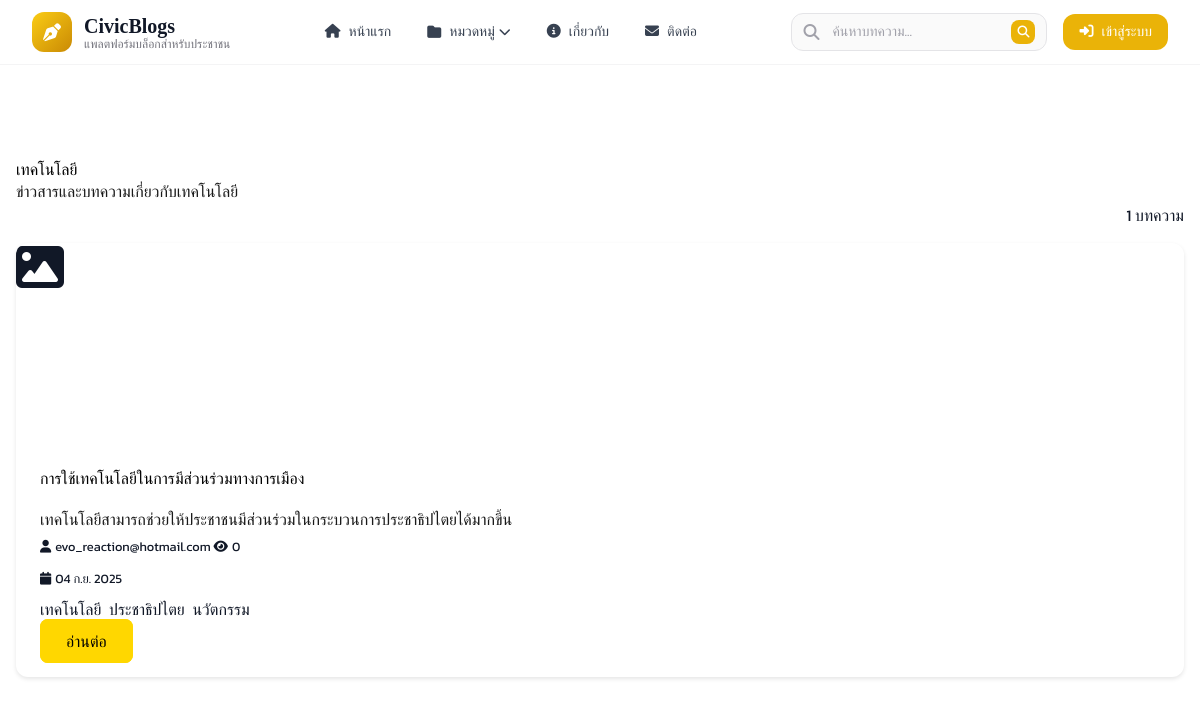
The page /category/technology/ on the database its author committed.
### blog/models.py (models this page shows, shortened)
class Category(models.Model):
    name = models.CharField(max_length=100, unique=True)
    slug = models.SlugField(max_length=100, unique=True, blank=True)
    description = models.TextField(blank=True)
    created_at = models.DateTimeField(auto_now_add=True)
    class Meta:
        verbose_name_plural = 'Categories'
        ordering = ['name']

class Post(models.Model):
    STATUS_CHOICES = (
        ('draft', 'Draft'),
        ('published', 'Published'),
        ('archived', 'Archived'),
    )
    title = models.CharField(max_length=200)
    slug = models.SlugField(max_length=200, unique=True, blank=True)
    author = models.ForeignKey(User, on_delete=models.CASCADE, related_name='blog_posts')
    category = models.ForeignKey(Category, on_delete=models.SET_NULL, null=True, blank=True, related_name='posts')
    excerpt = models.TextField(max_length=300, blank=True, help_text='Brief description of the post')
    content = RichTextUploadingField()
    featured_image = models.ImageField(upload_to=upload_featured_image, blank=True, null=True)
    featured_image_alt = models.CharField(max_length=200, blank=True, help_text='Alt text for featured image')
    status = models.CharField(max_length=10, choices=STATUS_CHOICES, default='draft')
    tags = TaggableManager(blank=True)
    meta_description = models.CharField(max_length=160, blank=True)
    meta_keywords = models.CharField(max_length=200, blank=True)
    created_at = models.DateTimeField(auto_now_add=True)
    updated_at = models.DateTimeField(auto_now=True)
    published_at = models.DateTimeField(null=True, blank=True)
    view_count = models.PositiveIntegerField(default=0)
    class Meta:
        ordering = ['-created_at']
        indexes = [
            models.Index(fields=['-created_at']),
            models.Index(fields=['status']),
            models.Index(fields=['category']),
        ]
    def get_absolute_url(self):
        return reverse('blog:post_detail', kwargs={'slug': self.slug})

### blog/views.py (the view)
# urls.py: re_path(r'^category/(?P<slug>[-\w]+)/$', views.CategoryDetailView.as_view(), name='category_detail'),
class CategoryDetailView(DetailView):
    model = Category
    template_name = 'blog/category_detail.html'
    context_object_name = 'category'
    def get_context_data(self, **kwargs):
        context = super().get_context_data(**kwargs)
        context['posts'] = self.object.posts.filter(status='published').select_related('author')
        return context

### templates/blog/category_detail.html (shortened to what this page needs)
{% extends 'base.html' %}
{% block content %}
<div class="p-4">
    <div class="d-flex justify-content-between align-items-center mb-4">
        <div>
            <h1 class="display-5">{{ category.name }}</h1>
            {% if category.description %}
                <p class="lead text-muted">{{ category.description }}</p>
            {% endif %}
        </div>
        <div class="text-end">
            <span class="badge bg-primary fs-6">{{ posts.count }} บทความ</span>
        </div>
    </div>
    {% if posts %}
        <div class="row">
            {% for post in posts %}
                <div class="col-md-6 col-lg-4 mb-4">
                    <div class="card h-100">
                        {% if post.featured_image %}
                            <img src="{{ post.featured_image.url }}"
                                 class="card-img-top"
                                 style="height: 200px; object-fit: cover;"
                                 alt="{{ post.featured_image_alt|default:post.title }}">
                        {% else %}
                            <div class="card-img-top bg-light d-flex align-items-center justify-content-center"
                                 style="height: 200px;">
                                <i class="fas fa-image fa-3x text-muted"></i>
                            </div>
                        {% endif %}
                        <div class="card-body d-flex flex-column">
                            <h5 class="card-title">{{ post.title }}</h5>
                            <p class="card-text">{{ post.excerpt|truncatewords:20 }}</p>
                            <div class="mt-auto">
                                <div class="d-flex justify-content-between align-items-center mb-2">
                                    <small class="text-muted">
                                        <i class="fas fa-user me-1"></i>{{ post.author.username }}
                                    </small>
                                    <small class="text-muted">
                                        <i class="fas fa-eye me-1"></i>{{ post.view_count }}
                                    </small>
                                </div>
                                <div class="d-flex justify-content-between align-items-center mb-2">
                                    <small class="text-muted">
                                        <i class="fas fa-calendar me-1"></i>{{ post.created_at|date:"d M Y" }}
                                    </small>
                                </div>
                                <div class="mb-2">
                                    {% for tag in post.tags.all|slice:":3" %}
                                        <span class="badge bg-info me-1">{{ tag.name }}</span>
                                    {% endfor %}
                                </div>
                                <a href="{{ post.get_absolute_url }}" class="btn btn-primary">อ่านต่อ</a>
                            </div>
                        </div>
                    </div>
                </div>
            {% endfor %}
        </div>
    {% else %}
        <div class="alert alert-info text-center" role="alert">
            <h4>ยังไม่มีบทความในหมวดหมู่นี้</h4>
            <p>กรุณาติดตามบทความใหม่ๆ ในหมวดหมู่ {{ category.name }}</p>
            <a href="{% url 'blog:post_list' %}" class="btn btn-primary">ดูบทความทั้งหมด</a>
        </div>
    {% endif %}
</div>
{% endblock %}

### templates/base.html (shortened to what this page needs)
<!DOCTYPE html>
<html lang="th" class="scroll-smooth">
<head>
    <script src="https://cdn.tailwindcss.com"></script>
    <link rel="stylesheet" href="https://cdnjs.cloudflare.com/ajax/libs/font-awesome/6.4.0/css/all.min.css">
    {% load static %}
    <link rel="stylesheet" href="{% static 'css/style.css' %}">
</head>
<body class="bg-white text-gray-900 font-sans antialiased">
    <nav class="fixed top-0 w-full bg-white/80 glass border-b border-gray-100 z-50 transition-all duration-300" id="navbar">
        <div class="max-w-7xl mx-auto px-4 sm:px-6 lg:px-8">
            <div class="flex justify-between items-center h-16">
                <div class="flex items-center space-x-4">
                    <a href="{% url 'blog:post_list' %}" class="flex items-center space-x-3 group">
                        <div class="w-10 h-10 bg-gradient-to-br from-yellow-400 to-yellow-600 rounded-xl flex items-center justify-center group-hover:scale-105 transition-transform duration-300">
                            <i class="fas fa-pen-nib text-white text-lg"></i>
                        </div>
                        <div class="hidden sm:block">
                            <h1 class="text-xl font-bold text-gray-900">CivicBlogs</h1>
                            <p class="text-xs text-gray-500 -mt-1">แพลตฟอร์มบล็อกสำหรับประชาชน</p>
                        </div>
                    </a>
                </div>
                <div class="hidden md:flex items-center space-x-1">
                    <a href="{% url 'blog:post_list' %}" class="px-4 py-2 text-sm font-medium text-gray-700 hover:text-yellow-600 hover:bg-yellow-50 rounded-lg transition-colors duration-200">
                        <i class="fas fa-home mr-2"></i>หน้าแรก
                    </a>
                    <div class="relative group">
                        <button class="px-4 py-2 text-sm font-medium text-gray-700 hover:text-yellow-600 hover:bg-yellow-50 rounded-lg transition-colors duration-200 flex items-center">
                            <i class="fas fa-folder mr-2"></i>หมวดหมู่
                            <i class="fas fa-chevron-down ml-1 text-xs"></i>
                        </button>
                    </div>
                    <a href="{% url 'blog:about' %}" class="px-4 py-2 text-sm font-medium text-gray-700 hover:text-yellow-600 hover:bg-yellow-50 rounded-lg transition-colors duration-200">
                        <i class="fas fa-info-circle mr-2"></i>เกี่ยวกับ
                    </a>
                    <a href="{% url 'blog:contact' %}" class="px-4 py-2 text-sm font-medium text-gray-700 hover:text-yellow-600 hover:bg-yellow-50 rounded-lg transition-colors duration-200">
                        <i class="fas fa-envelope mr-2"></i>ติดต่อ
                    </a>
                </div>
                <div class="flex items-center space-x-4">
                    <div class="hidden md:block">
                        <form method="GET" action="{% url 'blog:search' %}" class="relative">
                            <input type="search" name="q" placeholder="ค้นหาบทความ..." value="{{ request.GET.q }}"
                                   class="w-64 pl-10 pr-4 py-2 bg-gray-50 border border-gray-200 rounded-xl text-sm focus:outline-none focus:ring-2 focus:ring-yellow-500 focus:border-transparent transition-all duration-200">
                            <div class="absolute inset-y-0 left-0 pl-3 flex items-center pointer-events-none">
                            </div>
                            <button type="submit" class="absolute inset-y-0 right-0 pr-3 flex items-center">
                                <div class="w-6 h-6 bg-yellow-500 hover:bg-yellow-600 rounded-lg flex items-center justify-center transition-colors duration-200">
                                    <i class="fas fa-search text-white text-xs"></i>
                                </div>
                            </button>
                        </form>
                    </div>
                    {% if user.is_authenticated %}
                    <div class="relative group">
                        <button class="flex items-center space-x-2 px-3 py-2 bg-yellow-50 text-yellow-700 hover:bg-yellow-100 rounded-xl transition-colors duration-200">
                            <i class="fas fa-user-circle text-lg"></i>
                            <span class="hidden sm:block text-sm font-medium">{{ user.username }}</span>
                            <i class="fas fa-chevron-down text-xs"></i>
                        </button>
                        <div class="absolute top-full right-0 mt-2 w-48 bg-white rounded-xl shadow-lg border border-gray-100 opacity-0 invisible group-hover:opacity-100 group-hover:visible transition-all duration-200">
                            <div class="p-2">
                                {% if user.is_staff %}
                                <a href="{% url 'admin:index' %}" class="block px-3 py-2 text-sm text-gray-700 hover:bg-yellow-50 hover:text-yellow-600 rounded-lg">
                                    <i class="fas fa-cog mr-2"></i>จัดการระบบ
                                </a>
                                <hr class="my-2 border-gray-100">
                                {% endif %}
                                <a href="#profile" class="block px-3 py-2 text-sm text-gray-700 hover:bg-yellow-50 hover:text-yellow-600 rounded-lg">
                                    <i class="fas fa-user mr-2"></i>โปรไฟล์
                                </a>
                                <a href="{% url 'admin:logout' %}" class="block px-3 py-2 text-sm text-gray-700 hover:bg-red-50 hover:text-red-600 rounded-lg">
                                    <i class="fas fa-sign-out-alt mr-2"></i>ออกจากระบบ
                                </a>
                            </div>
                        </div>
                    </div>
                    {% else %}
                    <a href="{% url 'admin:login' %}" class="px-4 py-2 bg-yellow-500 hover:bg-yellow-600 text-white text-sm font-medium rounded-xl transition-colors duration-200">
                        <i class="fas fa-sign-in-alt mr-2"></i>เข้าสู่ระบบ
                    </a>
                    {% endif %}
                </div>
            </div>
        </div>
    </nav>
    <main class="pt-16 min-h-screen">
        {% block content %}{% endblock %}
    </main>
</body>
</html>

### static/css/style.css (style rules this page uses)
:root { --primary-yellow: #FFD700; --secondary-yellow: #FFA500; --accent-yellow: #FFFF00; --light-yellow: #FFF8DC; --primary-black: #000000; --soft-black: #1a1a1a; --charcoal: #2c2c2c; --dark-gray: #404040; --pure-white: #FFFFFF; --off-white: #FAFAFA; --light-gray: #f5f5f5; --font-primary: 'Arial', sans-serif; --font-heading: 'Georgia', serif; --spacing-xs: 0.25rem; --spacing-sm: 0.5rem; --spacing-md: 1rem; --spacing-lg: 1.5rem; --spacing-xl: 2rem; --spacing-xxl: 3rem; --border-radius-sm: 4px; --border-radius-md: 8px; --border-radius-lg: 12px; --shadow-sm: 0 2px 4px rgba(0, 0, 0, 0.1); --shadow-md: 0 4px 8px rgba(0, 0, 0, 0.15); --shadow-lg: 0 8px 16px rgba(0, 0, 0, 0.2); }
* { margin: 0; padding: 0; box-sizing: border-box; }
body { font-family: 'Kanit', 'Arial', sans-serif; background-color: var(--pure-white); color: var(--primary-black); line-height: 1.6; padding-top: 80px; }
h1, h2, h3, h4, h5, h6 { font-family: var(--font-heading); color: var(--primary-black); margin-bottom: var(--spacing-md); font-weight: bold; }
h1 { font-size: 2.5rem; line-height: 1.2; }
p { margin-bottom: var(--spacing-md); color: var(--soft-black); }
a { color: var(--primary-black); text-decoration: none; transition: all 0.3s ease; }
.btn { border-radius: var(--border-radius-md); padding: var(--spacing-sm) var(--spacing-lg); font-weight: 500; transition: all 0.3s ease; border: 2px solid transparent; }
.btn-primary { background-color: var(--primary-yellow); border-color: var(--primary-yellow); color: var(--primary-black); }
.card { border: none; border-radius: var(--border-radius-lg); box-shadow: var(--shadow-sm); transition: all 0.3s ease; overflow: hidden; background-color: var(--pure-white); }
.card-body { padding: var(--spacing-lg); }
.card-title { color: var(--primary-black); font-family: var(--font-heading); margin-bottom: var(--spacing-md); }
.card-text { color: var(--soft-black); line-height: 1.6; }
.card { animation: fadeInUp 0.6s ease forwards; }

### templates/base.html (style rules this page uses)
.glass { backdrop-filter: blur(16px); -webkit-backdrop-filter: blur(16px); }

### rows shown on the page
Category: name "เทคโนโลยี", description "ข่าวสารและบทความเกี่ยวกับเทคโนโลยี"
Post: title "การใช้เทคโนโลยีในการมีส่วนร่วมทางการเมือง", excerpt "เทคโนโลยีสามารถช่วยให้ประชาชนมีส่วนร่วมในกระบวนการประชาธิปไตยได้มากขึ้น", author.username "evo_reaction@hotmail.com", view_count "0", created_at "04 ก.ย. 2025"
Tag: name "เทคโนโลยี"
Tag: name "ประชาธิปไตย"
Tag: name "นวัตกรรม"

### other values the page prints
{{ posts.count }} "1"
